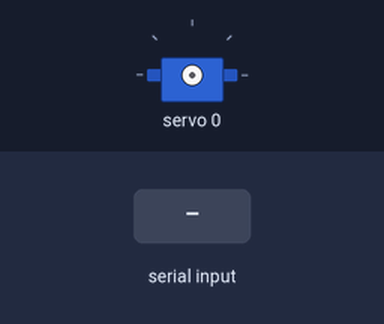
The sketch below on a simulated Arduino Uno, built with avr-gcc and run on an emulated ATmega328P. Shown: servo. The inputs (shaded band) are chosen by the test bench. What the sketch prints to the serial monitor is not drawn.

Above: at 1.2 s.
1.3 s: "t" received over Serial
At 1.77 s:
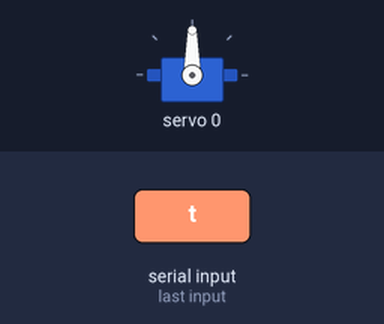
4.3 s: "x" received over Serial
At 4.3 s:
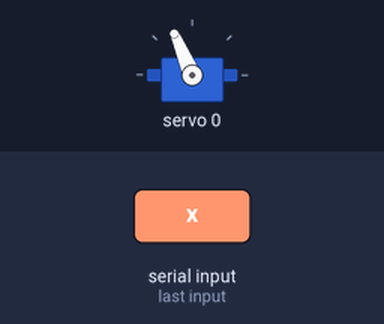
Timing chart, 0 to 7.3 s (numbered marks = the images above; inputs shaded):
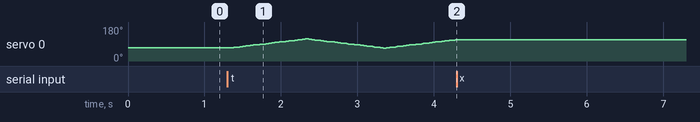

The sketch:

PCA_Bridge.ino
```cpp
/* PCA_Bridge — the hardware end of PCA Studio's live mode, and a
   standalone bench tester in its own right.

   Flash this, open the Arduino Serial Monitor at 115200, and it tells you
   what it found on the I2C bus and lets you sweep a servo with one
   keystroke — no browser needed. Once that works, close the monitor,
   open PCA Studio in Chrome and click "Connect hardware": every slider
   move and sequence frame then drives the real servos. The BROWSER runs
   the sequencer engine; this sketch is a dumb, fast pipe (deliberately —
   iterate in the app, then flash MaestroPCA + the exported sequences.h
   for the standalone droid).

   ONLY ONE PROGRAM CAN HOLD THE PORT. Close the Serial Monitor before
   connecting from Chrome, or the browser will not see the board.

   --- typed commands (Serial Monitor, no line ending needed) ---
     ?   status: which PCA9685s answered, oscillator, servo frequency
     t   sweep channel 0 gently (1250–1750 µs) — proves wiring + power
     y   same sweep on channel 16 (the second board found)
     x   stop the sweep and switch every output off

   --- binary protocol from PCA Studio, 115200 baud, 3-byte frames ---
     byte0  0x80 | channel (0..127)      — high bit marks a frame start,
     byte1  payload >> 7   (7 bits)        so a lost byte self-resyncs
     byte2  payload & 0x7F (7 bits)
   channel 0..125 payload = PCA9685 ticks 0..4096; 8191 = pulses OFF
                  board = channel/16 (0..7), pin = channel%16
   channel 126    payload = oscillator Hz / 10000 (e.g. 2500 = 25 MHz)
   channel 127    payload = servo frequency in Hz (normally 50)
   Typed commands are all < 0x80, so they can never collide with a frame.

   PROTOCOL 2, AND WHY THE NUMBERS MOVED. Version 1 read the channel as
   `b & 0x3F` — six bits — and put its two config channels at 62 and 63,
   which capped the whole thing at 32 servo channels: two boards. That is
   fine for a dome and nothing else. A droid with a dome, a second dome
   board and a body wants four, and there is no reason to stop there: the
   header byte's high bit is the frame marker and the other SEVEN bits
   were never all being used. Reading `b & 0x7F` costs nothing and gives
   0..127 — eight boards.

   The config channels move to the top of the new range, 126 and 127, and
   the honest cost is that board 7's last two pins (channels 126 and 127)
   cannot be driven live from the browser. They still work perfectly on
   the standalone droid sketch, which does not use this wire format. If
   you have eight boards and need those two pins live, put the servos
   that matter on lower channels — every other channel is unaffected.

   The banner says PCA-BRIDGE 2 and the app reads that number: a browser
   that meets an older PCA-BRIDGE 1 falls back to six-bit frames and
   refuses to send it a channel it cannot decode, rather than sending
   channel 70 and watching channel 6 move. Flashing this sketch is what
   unlocks the wide range; nothing else needs changing.

   Wiring: PCA9685 V+ from a real 5-6 V servo supply, never the Arduino.
   Common ground between Arduino, PCA9685 and the servo supply. */

#include <Wire.h>
#include <Adafruit_PWMServoDriver.h>

/* ================================================== THE BUS SCAN, INLINE
   v1.53.1. The addresses are FOUND, not assumed: a PCA9685 has six address
   jumpers and which of them you bridge is a soldering decision made inside
   a dome. This sketch used to insist on 0x40 and 0x41 and report anything
   else as "not present" while the board sat there on the bus answering.

   WHY THIS IS A COPY OF `arduino/MaestroPCA/src/MpcaScan.h` AND NOT AN
   INCLUDE OF IT. PCA_Bridge is the one sketch here that is not a library
   example — it lives in `pca-studio/` because it is a TOOL, the thing you
   flash to let the app drive your servos, and it has always compiled with
   nothing installed but Wire and Adafruit_PWMServoDriver. Making it depend
   on the MaestroPCA library to do a bus scan would mean the first sketch a
   builder flashes now needs a library it does not otherwise use, and the
   failure mode is a compile error on a file they did not write.

   A copy is a liability, so it is not left as a promise:
   `arduino/MaestroPCA/test/bridge_test.cpp` compiles THIS FILE and asserts,
   over the same set of buses, that the copy still agrees with the original
   answer for answer. Change one and the test tells you about the other.

   THE ALL CALL is the part that is not obvious. A PCA9685 answers address
   0x70 out of the box — MODE1 powers up with ALLCALL set and Adafruit's
   begin() sets it again — so one chip ACKs at BOTH its own address and
   0x70. A sweep that does not know that turns one board into two, the
   phantom being every board at once: a write meant for "board 1" would
   move every servo on the droid. 0x71-0x73 are the sub-call addresses,
   off by default and excluded for the same reason.
   ===================================================================== */
bool bridgeAddrReserved(uint8_t a){
  return a == 0x70 || (a >= 0x71 && a <= 0x73);
}
/* Returns the TOTAL found (which may exceed `max`), filling `out` with the
   first `max` in ascending address order — so board 0 is the lowest
   address on the bus, whatever its jumpers say. */
uint8_t bridgeScan(uint8_t* out, uint8_t max){
  uint8_t n = 0;
  for(uint8_t a = 0x40; a <= 0x7F; a++){
    if(bridgeAddrReserved(a)) continue;
    Wire.beginTransmission(a);
    if(Wire.endTransmission() != 0) continue;
    if(n < max) out[n] = a;
    n++;
  }
  return n;
}

/* Eight boards, 128 channels. Two of those channels (126, 127) are spent
   on configuration, so 0..125 drive servos — see the note at the top. */
const uint8_t BRIDGE_BOARDS = 8;
const uint8_t BRIDGE_CH_CFG_OSC   = 126;
const uint8_t BRIDGE_CH_CFG_SERVO = 127;

uint8_t ADDR[BRIDGE_BOARDS];           /* filled by the scan */
Adafruit_PWMServoDriver pca[BRIDGE_BOARDS];
bool present[BRIDGE_BOARDS];
uint8_t nBound = 0;                    /* boards this sketch drives */
uint8_t nFound = 0;                    /* everything on the bus, ours or not */

uint32_t oscHz   = 25000000UL;
float    servoHz = 50.0f;

/* ticks = µs × 4096 / 20000 at 50 Hz */
const uint16_t SWEEP_LO = 256;   /* 1250 µs — deliberately short of the */
const uint16_t SWEEP_HI = 358;   /* 1750 µs   ends, so a linkage cannot bind */

bool     sweepOn  = false;
uint8_t  sweepCh  = 0;
uint32_t sweepAt  = 0;
int16_t  sweepPos = SWEEP_LO;
int8_t   sweepDir = 1;

void applyClock(){
  for(uint8_t b=0; b<BRIDGE_BOARDS; b++){
    if(!present[b]) continue;
    pca[b].setOscillatorFrequency(oscHz);
    pca[b].setPWMFreq(servoHz);
  }
}

void allOff(){
  for(uint8_t b=0; b<BRIDGE_BOARDS; b++){
    if(!present[b]) continue;
    for(uint8_t p=0; p<16; p++) pca[b].setPWM(p, 0, 4096);
  }
}

void status(){
  Serial.println(F("--- PCA bridge ---"));
  for(uint8_t b=0; b<nBound; b++){
    Serial.print(F("  0x")); Serial.print(ADDR[b], HEX);
    Serial.print(F("  channels ")); Serial.print(b*16);
    Serial.print(F("-")); Serial.print(b*16+15);
    Serial.println(F("   FOUND"));
  }
  if(nFound > BRIDGE_BOARDS){
    Serial.print(F("  ")); Serial.print(nFound - BRIDGE_BOARDS);
    Serial.println(F(" more board(s) on the bus than this sketch drives (8 boards, 128 channels max)"));
  }
  Serial.print(F("  oscillator ")); Serial.print(oscHz);
  Serial.print(F(" Hz   servo ")); Serial.print((int)servoHz); Serial.println(F(" Hz"));
  if(nBound == 0){
    Serial.println(F("  NOTHING ON THE BUS. Check: SDA/SCL not swapped"));
    Serial.println(F("  (Mega 20/21, Uno A4/A5), VCC to 5V, GND shared."));
    Serial.println(F("  Note VCC powers the CHIP; servo V+ is separate."));
  }
  Serial.println(F("  keys:  ? status   t sweep ch0   y sweep ch16   x off"));
}

void startSweep(uint8_t c){
  uint8_t b = c >> 4;
  if(b >= BRIDGE_BOARDS || !present[b]){
    Serial.print(F("no board for channel ")); Serial.println(c);
    return;
  }
  sweepCh = c; sweepPos = SWEEP_LO; sweepDir = 1;
  sweepOn = true; sweepAt = millis();
  Serial.print(F("sweeping channel ")); Serial.print(c);
  Serial.println(F(" between 1250 and 1750 us — press x to stop"));
  Serial.println(F("if nothing moves: servo V+ supply, or the servo is on another pin"));
}

void setup(){
  Serial.begin(115200);
  Wire.begin();
  Wire.setClock(400000);
  delay(50);

  /* SCAN, then re-address, then begin — in that order. A driver is
     re-addressed by assigning a fresh one over it, and Adafruit allocates
     its I2C device inside begin(): doing this afterwards would strand that
     allocation and leave the object talking to its old address through
     it. */
  uint8_t found[BRIDGE_BOARDS];
  nFound = bridgeScan(found, BRIDGE_BOARDS);
  nBound = nFound > BRIDGE_BOARDS ? BRIDGE_BOARDS : nFound;
  for(uint8_t b=0; b<BRIDGE_BOARDS; b++){
    present[b] = (b < nBound);
    if(!present[b]) continue;
    ADDR[b] = found[b];
    pca[b] = Adafruit_PWMServoDriver(found[b]);
    pca[b].begin();
  }
  applyClock();
  allOff();          /* everything off until told otherwise — no surprise lunges */

  Serial.println(F("PCA-BRIDGE 2"));
  status();
}

uint8_t  st = 0;        /* 0 = idle, 1..2 = payload bytes of a binary frame */
uint8_t  ch = 0;
uint16_t payload = 0;

void loop(){
  while(Serial.available()){
    uint8_t b = Serial.read();

    if(b & 0x80){                       /* --- binary frame header --- */
      if(sweepOn){ sweepOn = false; }   /* the app is driving now */
      ch = b & 0x7F; payload = 0; st = 1;
      continue;
    }
    if(st == 1){ payload = (uint16_t)b << 7; st = 2; continue; }
    if(st == 2){
      payload |= b; st = 0;
      if(ch == BRIDGE_CH_CFG_OSC){ oscHz = (uint32_t)payload * 10000UL; applyClock(); }
      else if(ch == BRIDGE_CH_CFG_SERVO){ servoHz = payload; applyClock(); }
      else {
        uint8_t board = ch >> 4, pin = ch & 15;
        if(board >= BRIDGE_BOARDS || !present[board]) continue;
        if(payload == 8191) pca[board].setPWM(pin, 0, 4096);   /* full off */
        else                pca[board].setPWM(pin, 0, payload > 4096 ? 4096 : payload);
      }
      continue;
    }

    /* --- idle: a typed command (always < 0x80, never a frame byte) --- */
    if(b=='?')                 status();
    else if(b=='t')            startSweep(0);
    else if(b=='y')            startSweep(16);
    else if(b=='x'){ sweepOn=false; allOff(); Serial.println(F("all outputs off")); }
  }

  if(sweepOn && millis() - sweepAt >= 20){
    sweepAt = millis();
    sweepPos += sweepDir * 2;
    if(sweepPos >= SWEEP_HI){ sweepPos = SWEEP_HI; sweepDir = -1; }
    if(sweepPos <= SWEEP_LO){ sweepPos = SWEEP_LO; sweepDir =  1; }
    pca[sweepCh >> 4].setPWM(sweepCh & 15, 0, sweepPos);
  }
}
```

Measured:
- after the input at 4.3 s, servo 0: stops changing and stays 113°
